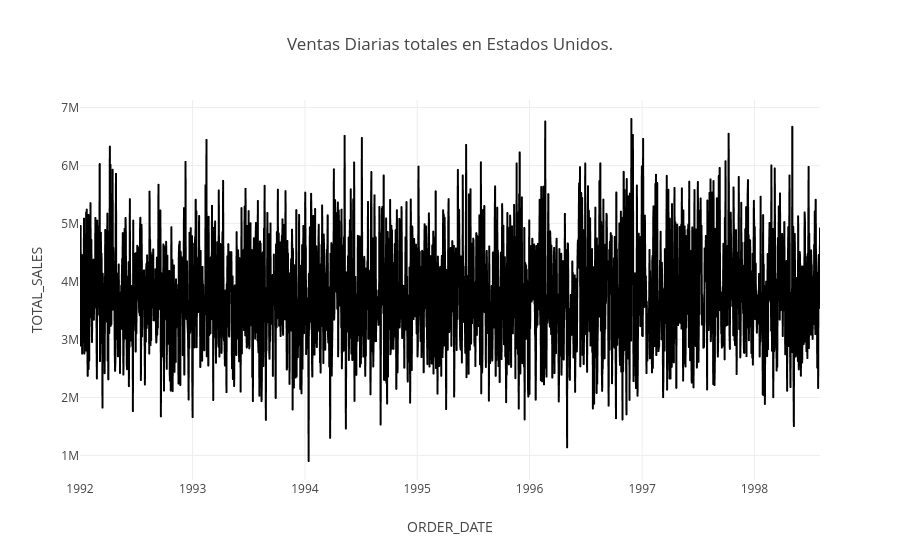

Write notebook code for a chart like this one.
### Code cell
# Se crea un gráfico de línea utilizando Plotly Express para visualizar las ventas diarias totales en Estados Unidos.

px.line(daily_salea_pdf, x = 'ORDER_DATE', y = 'TOTAL_SALES',
        title='Ventas Diarias totales en Estados Unidos.')

### Figure 1 — Plotly figure (JSON) as saved in the notebook; plotly's stock layout.template omitted (floating-point values rounded to 4 significant figures; data arrays with more than 128 entries replaced by an {"elided": "..."} marker saying what was removed)
{"data": [{"hovertemplate": "ORDER_DATE=%{x}<br>TOTAL_SALES=%{y}<extra></extra>", "legendgroup": "", "line": {"color": "#000001", "dash": "solid"}, "marker": {"symbol": "circle"}, "mode": "lines", "name": "", "showlegend": false, "type": "scattergl", "x": {"elided": "2406 str values"}, "xaxis": "x", "y": {"elided": "2406 float values"}, "yaxis": "y"}], "layout": {"legend": {"tracegroupgap": 0}, "title": {"text": "Ventas Diarias totales en Estados Unidos."}, "xaxis": {"anchor": "y", "domain": [0, 1], "title": {"text": "ORDER_DATE"}}, "yaxis": {"anchor": "x", "domain": [0, 1], "title": {"text": "TOTAL_SALES"}}}}
